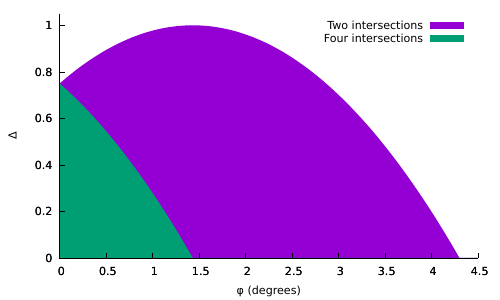

The gnuplot source for this figure:
set term pdfcairo enhanced
set output 'intersection-discriminant.pdf'

R = 10
r = 0.5
w = 0.5

to_rad(x) = x / 180 * pi
delta(x, sign) = 4 * R**2 * cos(x)**2 - sign * 4 * w * R * sin(x) - 4 * (R**2 - r**2) - w**2

set xrange [0:4.5]
set yrange [0:1.05]
set xlabel '{/Symbol f} (degrees)'
set ylabel '{/Symbol D}'
set border 3
set tics nomirror front

plot delta(to_rad(x), -1) with filledcurve x1 title 'Two intersections', delta(to_rad(x), 1) with filledcurve x1 title 'Four intersections'
